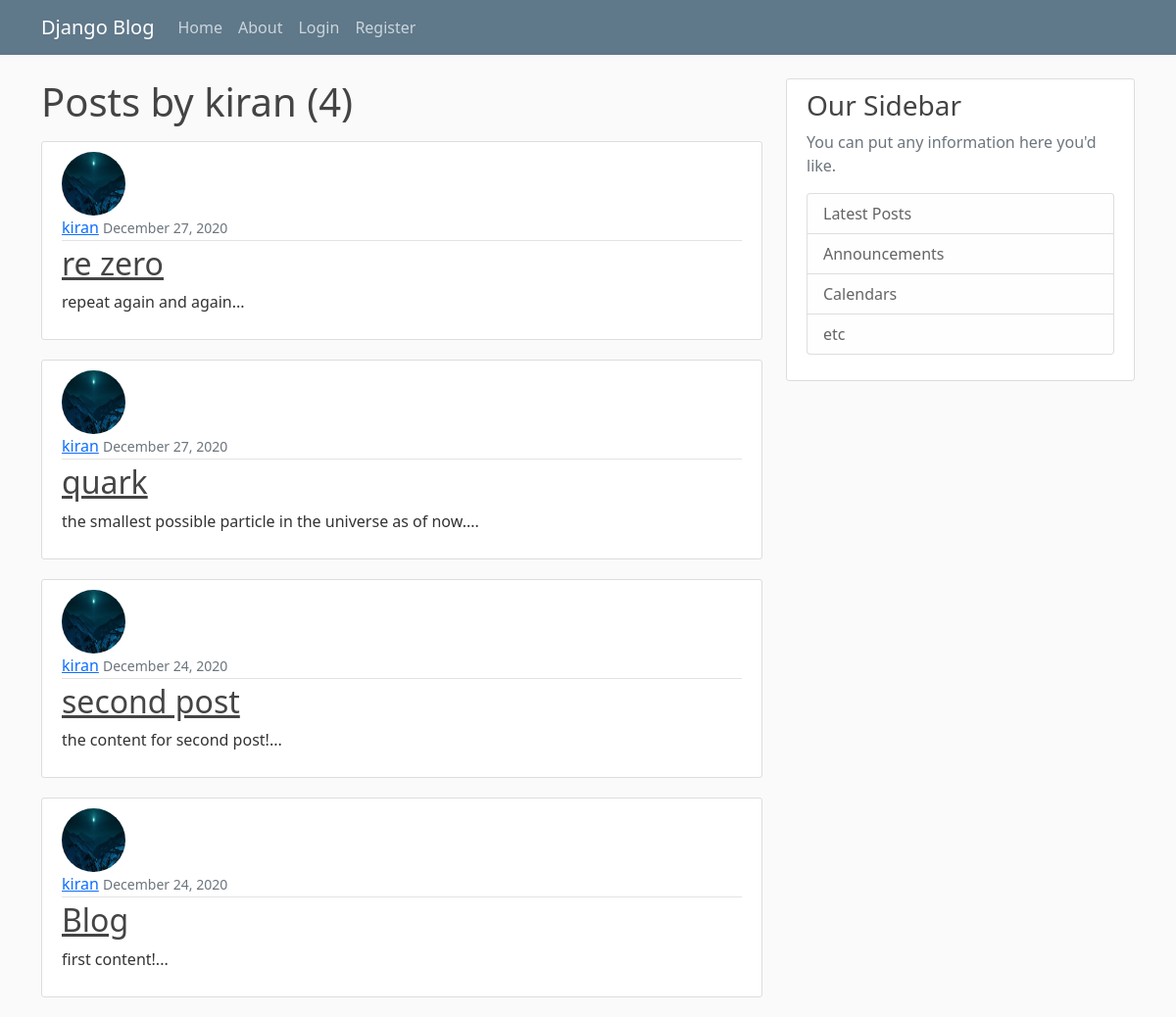
/user/kiran, run on an earlier commit of the app's database.
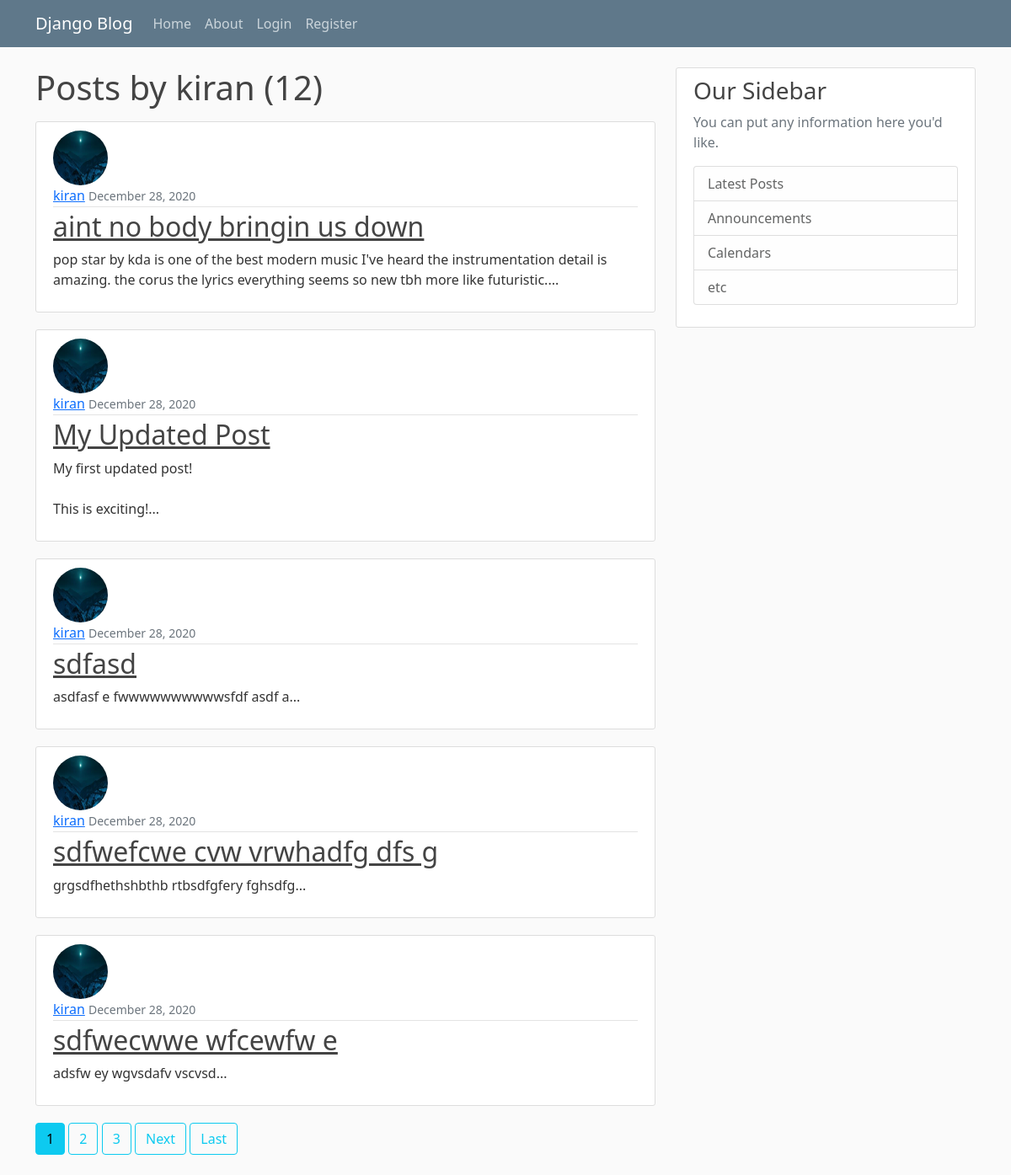
And on a later commit of the database.
### blog/models.py (models this page shows, shortened)
class Post(models.Model):
    title = models.CharField(max_length=100)
    content = models.TextField()  # unlimited text filed ofc
    date_posted = models.DateTimeField(default=timezone.now)
    author = models.ForeignKey(User, on_delete=models.CASCADE)

### users/models.py (models this page shows, shortened)
class Profile(models.Model):
    user = models.OneToOneField(User, on_delete=models.CASCADE)
    image = models.ImageField(default='default.jpg', upload_to='profile_pics')

### blog/views.py (the view)
# urls.py: path('user/<str:username>', UserPostListView.as_view(), name='user-posts')
class UserPostListView(ListView):  # only setting the parameters to the class
    model = Post
    template_name = 'blog/user_posts.html'
    context_object_name = 'posts'
    paginate_by = 5
    def get_queryset(self):
        user = get_object_or_404(User, username=self.kwargs.get('username'))
        return Post.objects.filter(author=user).order_by('-date_posted')

### blog/templates/blog/user_posts.html (shortened to what this page needs)
{% extends "blog/base.html" %}
{% block content %}
<h1 class="mb-3">Posts by {{ view.kwargs.username }}  ({{ page_obj.paginator.count}})  </h1>
{% for post in posts %}
<article class="media content-section">
    <img class="rounded-circle article-img" src="{{ post.author.profile.image.url }}" />
    <div class="media-body">
        <div class="article-metadata">
            <a class="mr-2" href="{% url 'user-posts' post.author.username %}">{{ post.author }}</a>
            <small class="text-muted">{{ post.date_posted|date:"F d, Y" }}</small>
        </div>
        <h2>
            <a class="article-title" href="{% url 'post-detail' post.id %}">{{ post.title }}</a>
        </h2>
        <p class="article-content">{{ post.content|slice:":200" }}...</p>
    </div>
</article>
{% endfor %}
{% if is_paginated %}
{% for num in page_obj.paginator.page_range %}
{% if page_obj.number == num %}
<a class="btn btn-info mb-4" href="?page={{ num }}">{{ num }}</a>
{% elif num > page_obj.number|add:'-3' and num < page_obj.number|add:'3' %} <a class="btn btn-outline-info mb-4"
    href="?page={{ num }}">{{ num }}</a>
    {% endif %}
    {% endfor %}
    {% if page_obj.has_next %}
    <a class="btn btn-outline-info mb-4" href="?page={{ page_obj.next_page_number }}">Next</a>
    <a class="btn btn-outline-info mb-4" href="?page={{ page_obj.paginator.num_pages }}">Last</a>
    {% endif %}
    {% endif %}
    {% endblock content %}

What changed in the data, as far as the page shows it:
no longer on this page (row edited): Post: author.profile.image (picture), author "kiran", date_posted "December 27, 2020", title "re zero", content "repeat again and again"
no longer on this page (row unchanged): Post: author.profile.image (picture), author "kiran", date_posted "December 27, 2020", title "quark", content "the smallest possible particle in the universe as of now."
no longer on this page (row unchanged): Post: author.profile.image (picture), author "kiran", date_posted "December 24, 2020", title "second post", content "the content for second post!"
no longer on this page (row unchanged): Post: author.profile.image (picture), author "kiran", date_posted "December 24, 2020", title "Blog", content "first content!"
added Post: author.profile.image (picture), author "kiran", date_posted "December 28, 2020", title "aint no body bringin us down", content "pop star by kda is one of the best modern music I've heard the instrumentation detail is amazing. the corus the lyrics everything seems so new tbh more like futuristic."
added Post: author.profile.image (picture), author "kiran", date_posted "December 28, 2020", title "My Updated Post", content "My first updated post! This is exciting!"
added Post: author.profile.image (picture), author "kiran", date_posted "December 28, 2020", title "sdfasd", content "asdfasf e fwwwwwwwwwwsfdf asdf a"
added Post: author.profile.image (picture), author "kiran", date_posted "December 28, 2020", title "sdfwefcwe cvw vrwhadfg dfs g", content "grgsdfhethshbthb rtbsdfgfery fghsdfg"
added Post: author.profile.image (picture), author "kiran", date_posted "December 28, 2020", title "sdfwecwwe wfcewfw e", content "adsfw ey wgvsdafv vscvsd"
Also different on the page:
{{ page_obj.paginator.count }}: "4" → "12"
new list line: "1"
new list line: "2"
new list line: "3"
text now shown: "Next Last"
